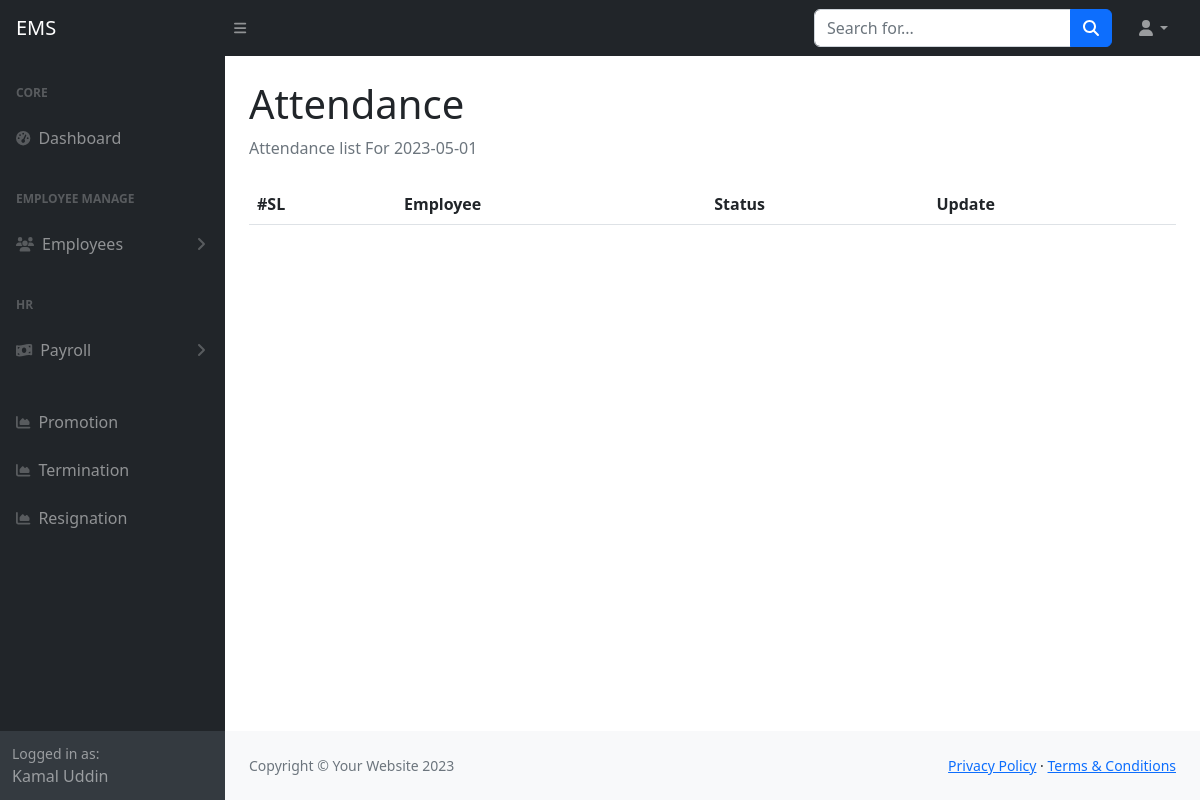
Before: /attendance_show.php?id=2023-05-01 (signed in) with the older database file.
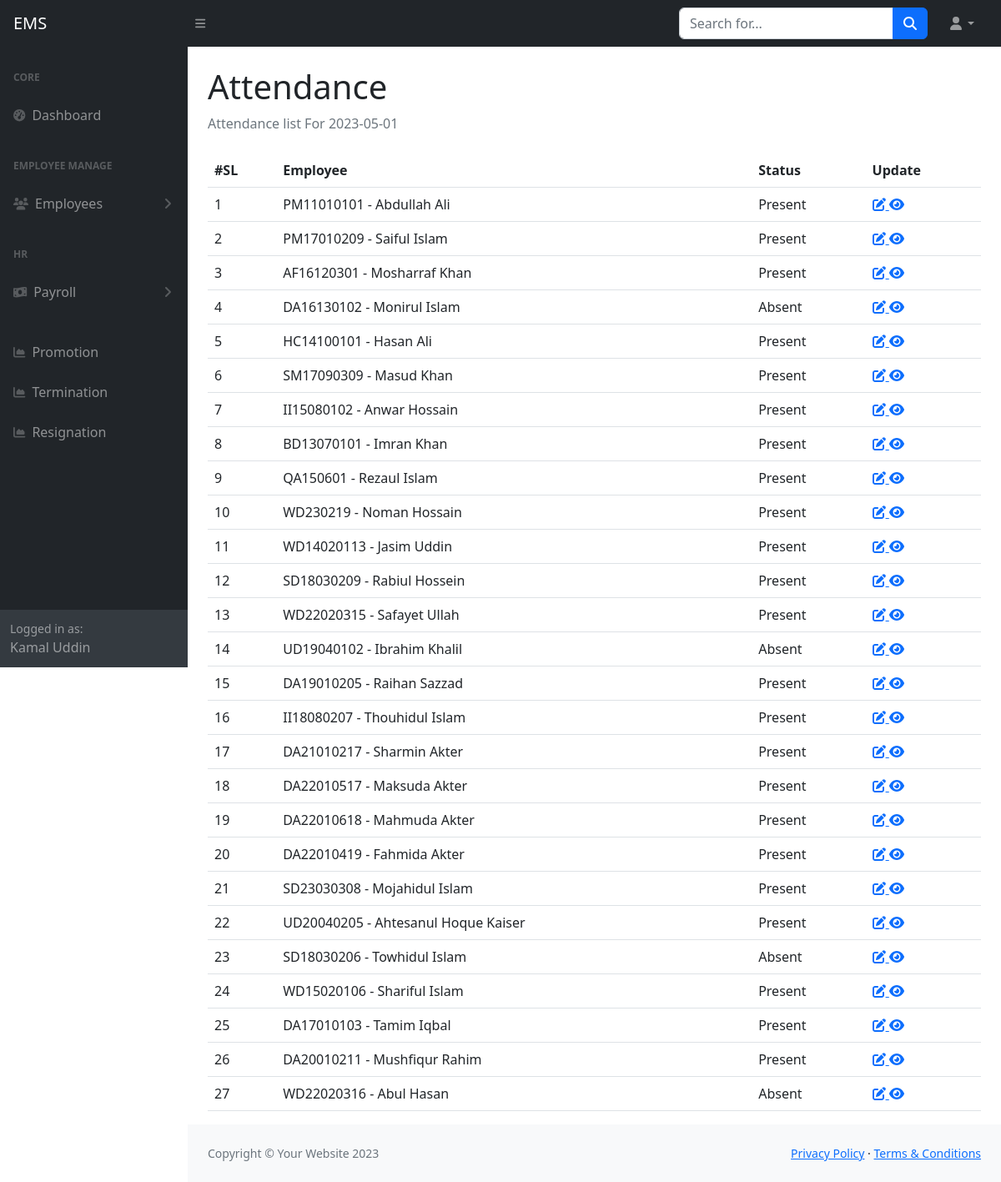
After: the same page with the newer database file.
### tables this page shows
CREATE TABLE `tbl_attendance` (
  `id` int(11) NOT NULL,
  `employee_id` int(11) NOT NULL,
  `att_date` date NOT NULL,
  `att_status` int(11) NOT NULL DEFAULT 0 COMMENT '0 Absent,1 Present'
);

CREATE TABLE `tbl_employees` (
  `id` int(50) NOT NULL,
  `first_name` varchar(255) NOT NULL,
  `last_name` varchar(255) NOT NULL,
  `email` varchar(255) NOT NULL,
  `phone` varchar(15) DEFAULT NULL,
  `employee_id` varchar(255) DEFAULT NULL,
  `department_id` int(11) DEFAULT NULL,
  `designation_id` int(11) DEFAULT NULL,
  `joining_date` date DEFAULT NULL,
  `yearly_leave` int(11) NOT NULL,
  `image` varchar(255) DEFAULT NULL,
  `basic_salary` decimal(10,2) NOT NULL,
  `created_at` datetime DEFAULT NULL,
  `created_by` varchar(255) DEFAULT NULL,
  `updated_at` datetime DEFAULT NULL,
  `updated_by` varchar(255) DEFAULT NULL,
  `deleted_at` datetime DEFAULT NULL
);

### include/settings.php (called while the page is built)
<?php
   $base_url="http://localhost/employee/";
    require_once('class/crud.php');
    $mysqli=new crud;
?>

### class/crud.php (called while the page is built, shortened)
<?php
    class crud{
        private $host='localhost';
        private $user='root';
        private $password='';
        private $database='employee';
        private $connection;
        public function __construct(){
            $this->connection=new mysqli($this->host,$this->user,$this->password,$this->database);
        }
        public function common_select_query($sql){
            $result=array();
            $error=false;
            $rs=$this->connection->query($sql);
            if($rs){
                if($rs->num_rows > 0){
                    while($r=$rs->fetch_object()){
                        array_push($result,$r);
                    }
                }
            }else{
                $error=$this->connection->error;
            }
            $return = array('data'=>$result,'error'=>$error);
            return $return;
        }
    }
?>

### attendance_show.php (the view)
<?php require_once('include/header.php') ?>
<?php require_once('include/sidebar.php') ?>
<div class="container-fluid px-4">
    <h1 class="mt-4">Attendance</h1>
    <ol class="breadcrumb mb-4">
        <li class="breadcrumb-item active">Attendance list For <?= $_GET['id'] ?></li>
    </ol>
    <table class="table">
        <tr>
            <th>#SL</th>
            <th>Employee</th>
            <th>Status</th>
            <th>Update</th>
        </tr>
        <?php
                  $data=$mysqli->common_select_query("SELECT tbl_attendance.*,tbl_employees.first_name,tbl_employees.last_name, tbl_employees.employee_id
                  FROM `tbl_attendance`
                  join tbl_employees on tbl_employees.id=tbl_attendance.employee_id
                  where `att_date`='".$_GET['id']."'");
               if(!$data['error']){
                    foreach($data['data'] as $i=>$d){
                ?>
        <tr>
            <td><?= ++$i ?></td>
            <td><?= $d->employee_id ?> - <?= $d->first_name ?> <?= $d->last_name ?></td>
            <td>
                <?= $d->att_status==1?"Present":"Absent" ?>
            </td>
            <td>
                <a title="Update" href="<?= $base_url?>attendance_edit.php?id=<?= $d->id ?>">
                    <i class="fa fa-edit"></i>
                </a>
                <a title="Update" href="<?= $base_url?>attendance_individual_show.php?id=<?= $d->id ?>">
                <i class="fa fa-eye"></i>
                </a>
            </td>
        </tr>
        <?php
        }
                  }
                  ?>
    </table>
</div>
<?php require_once('include/footer.php') ?>

### include/header.php (shortened to what this page needs)
<?php require_once('settings.php') ?>
<!DOCTYPE html>
<html lang="en">
    <head>
        <link href="https://cdn.jsdelivr.net/npm/simple-datatables@7.1.2/dist/style.min.css" rel="stylesheet" />
        <link href="<?= $base_url?>assets/css/styles.css" rel="stylesheet" />
    </head>
    <body class="sb-nav-fixed">
		<nav class="sb-topnav navbar navbar-expand navbar-dark bg-dark">
			<a class="navbar-brand ps-3" href="">EMS</a>
			<button class="btn btn-link btn-sm order-1 order-lg-0 me-4 me-lg-0" id="sidebarToggle" href="#!"><i class="fas fa-bars"></i></button>
			<form class="d-none d-md-inline-block form-inline ms-auto me-0 me-md-3 my-2 my-md-0">
				<div class="input-group">
					<input class="form-control" type="text" placeholder="Search for..." aria-label="Search for..." aria-describedby="btnNavbarSearch" />
					<button class="btn btn-primary" id="btnNavbarSearch" type="button"><i class="fas fa-search"></i></button>
				</div>
			</form>
			<ul class="navbar-nav ms-auto ms-md-0 me-3 me-lg-4">
				<li class="nav-item dropdown">
					<a class="nav-link dropdown-toggle" id="navbarDropdown" href="#" role="button" data-bs-toggle="dropdown" aria-expanded="false"><i class="fas fa-user fa-fw"></i></a>
				</li>
			</ul>
		</nav>

### include/sidebar.php (shortened to what this page needs)
<div id="layoutSidenav">
	<div id="layoutSidenav_nav">
		<nav class="sb-sidenav accordion sb-sidenav-dark" id="sidenavAccordion">
			<div class="sb-sidenav-menu">
				<div class="nav">
					<div class="sb-sidenav-menu-heading">Core</div>
					<a class="nav-link" href="index.html">
						<div class="sb-nav-link-icon"><i class="fas fa-tachometer-alt"></i></div>
						Dashboard
					</a>
					<div class="sb-sidenav-menu-heading">Employee manage</div>
					<a class="nav-link collapsed" href="#" data-bs-toggle="collapse" data-bs-target="#colemp" aria-expanded="false" aria-controls="collapseLayouts">
						<div class="sb-nav-link-icon"><i class="fas fa-users"></i></div>
						Employees
						<div class="sb-sidenav-collapse-arrow"><i class="fas fa-angle-down"></i></div>
					</a>
					<div class="sb-sidenav-menu-heading">HR</div>
					<a class="nav-link collapsed" href="#" data-bs-toggle="collapse" data-bs-target="#colhr" aria-expanded="false" aria-controls="collapseLayouts">
						<div class="sb-nav-link-icon"><i class="fa-solid fa-money-bill-wave"></i></div>
						Payroll
						<div class="sb-sidenav-collapse-arrow"><i class="fas fa-angle-down"></i></div>
					</a>
					<br>
					<a class="nav-link" href="<?= $base_url?>promotion_list.php">
						<div class="sb-nav-link-icon"><i class="fas fa-chart-area"></i></div>
						Promotion
					</a>
					<a class="nav-link" href="<?= $base_url?>termination_list.php">
						<div class="sb-nav-link-icon"><i class="fas fa-chart-area"></i></div>
						Termination
					</a>
					<a class="nav-link" href="<?= $base_url?>resignation_list.php">
						<div class="sb-nav-link-icon"><i class="fas fa-chart-area"></i></div>
						Resignation
					</a>
				</div>
			</div>
			<div class="sb-sidenav-footer">
				<div class="small">Logged in as:</div>
				<?= $_SESSION['username'] ?>
			</div>
		</nav>
	</div>
	<div id="layoutSidenav_content">
		<main>

### include/footer.php (shortened to what this page needs)
				</main>
                <footer class="py-4 bg-light mt-auto">
                    <div class="container-fluid px-4">
                        <div class="d-flex align-items-center justify-content-between small">
                            <div class="text-muted">Copyright &copy; Your Website 2023</div>
                            <div>
                                <a href="#">Privacy Policy</a>
                                &middot;
                                <a href="#">Terms &amp; Conditions</a>
                            </div>
                        </div>
                    </div>
                </footer>
            </div>
        </div>
    </body>
</html>

Changed rows visible on the page:
added tbl_attendance: employee.employee_id "PM11010101", employee.first_name "Abdullah", employee.last_name "Ali", att_status "Present"
added tbl_attendance: employee.employee_id "PM17010209", employee.first_name "Saiful", employee.last_name "Islam", att_status "Present"
added tbl_attendance: employee.employee_id "AF16120301", employee.first_name "Mosharraf", employee.last_name "Khan", att_status "Present"
added tbl_attendance: employee.employee_id "DA16130102", employee.first_name "Monirul", employee.last_name "Islam", att_status "Absent"
added tbl_attendance: employee.employee_id "HC14100101", employee.first_name "Hasan", employee.last_name "Ali", att_status "Present"
added tbl_attendance: employee.employee_id "SM17090309", employee.first_name "Masud", employee.last_name "Khan", att_status "Present"
added tbl_attendance: employee.employee_id "II15080102", employee.first_name "Anwar", employee.last_name "Hossain", att_status "Present"
added tbl_attendance: employee.employee_id "BD13070101", employee.first_name "Imran", employee.last_name "Khan", att_status "Present"
added tbl_attendance: employee.employee_id "QA150601", employee.first_name "Rezaul", employee.last_name "Islam", att_status "Present"
added tbl_attendance: employee.employee_id "WD230219", employee.first_name "Noman", employee.last_name "Hossain", att_status "Present"
added tbl_attendance: employee.employee_id "WD14020113", employee.first_name "Jasim", employee.last_name "Uddin", att_status "Present"
added tbl_attendance: employee.employee_id "SD18030209", employee.first_name "Rabiul", employee.last_name "Hossein", att_status "Present"
added tbl_attendance: employee.employee_id "WD22020315", employee.first_name "Safayet", employee.last_name "Ullah", att_status "Present"
added tbl_attendance: employee.employee_id "UD19040102", employee.first_name "Ibrahim", employee.last_name "Khalil", att_status "Absent"
added tbl_attendance: employee.employee_id "DA19010205", employee.first_name "Raihan", employee.last_name "Sazzad", att_status "Present"
added tbl_attendance: employee.employee_id "II18080207", employee.first_name "Thouhidul", employee.last_name "Islam", att_status "Present"
added tbl_attendance: employee.employee_id "DA21010217", employee.first_name "Sharmin", employee.last_name "Akter", att_status "Present"
added tbl_attendance: employee.employee_id "DA22010517", employee.first_name "Maksuda", employee.last_name "Akter", att_status "Present"
added tbl_attendance: employee.employee_id "DA22010618", employee.first_name "Mahmuda", employee.last_name "Akter", att_status "Present"
added tbl_attendance: employee.employee_id "DA22010419", employee.first_name "Fahmida", employee.last_name "Akter", att_status "Present"
added tbl_attendance: employee.employee_id "SD23030308", employee.first_name "Mojahidul", employee.last_name "Islam", att_status "Present"
added tbl_attendance: employee.employee_id "UD20040205", employee.first_name "Ahtesanul Hoque", employee.last_name "Kaiser", att_status "Present"
added tbl_attendance: employee.employee_id "SD18030206", employee.first_name "Towhidul", employee.last_name "Islam", att_status "Absent"
added tbl_attendance: employee.employee_id "WD15020106", employee.first_name "Shariful", employee.last_name "Islam", att_status "Present"
added tbl_attendance: employee.employee_id "DA17010103", employee.first_name "Tamim", employee.last_name "Iqbal", att_status "Present"
added tbl_attendance: employee.employee_id "DA20010211", employee.first_name "Mushfiqur", employee.last_name "Rahim", att_status "Present"
added tbl_attendance: employee.employee_id "WD22020316", employee.first_name "Abul", employee.last_name "Hasan", att_status "Absent"
